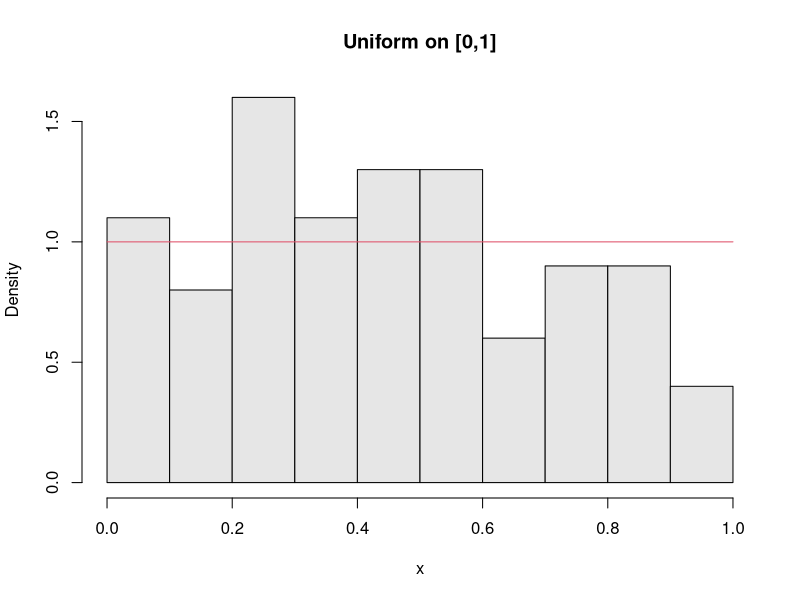
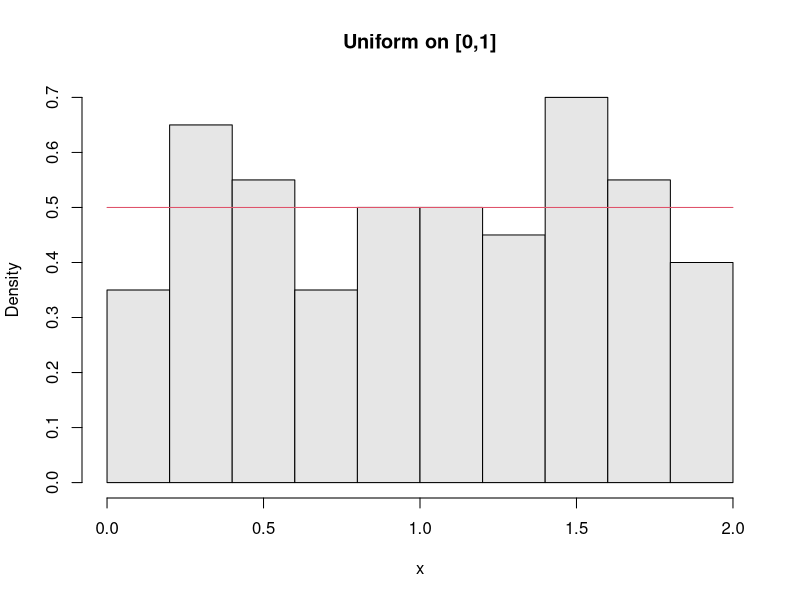
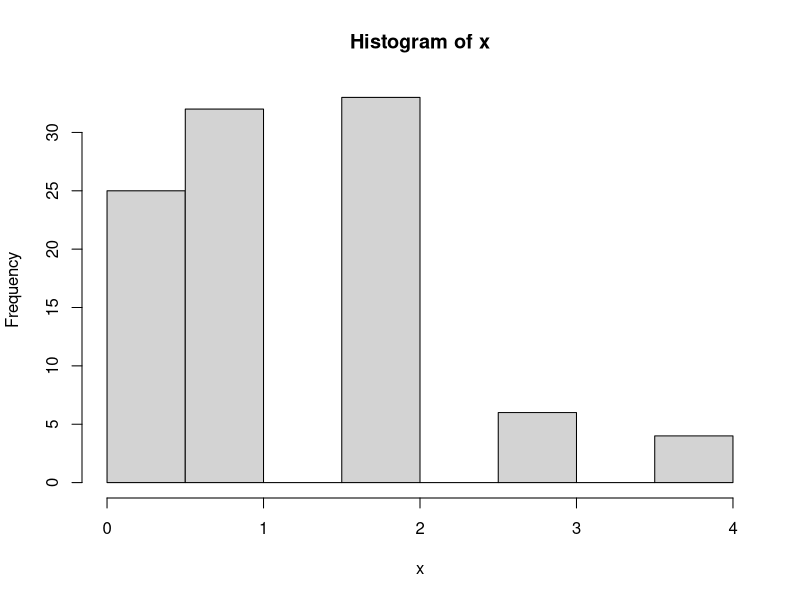
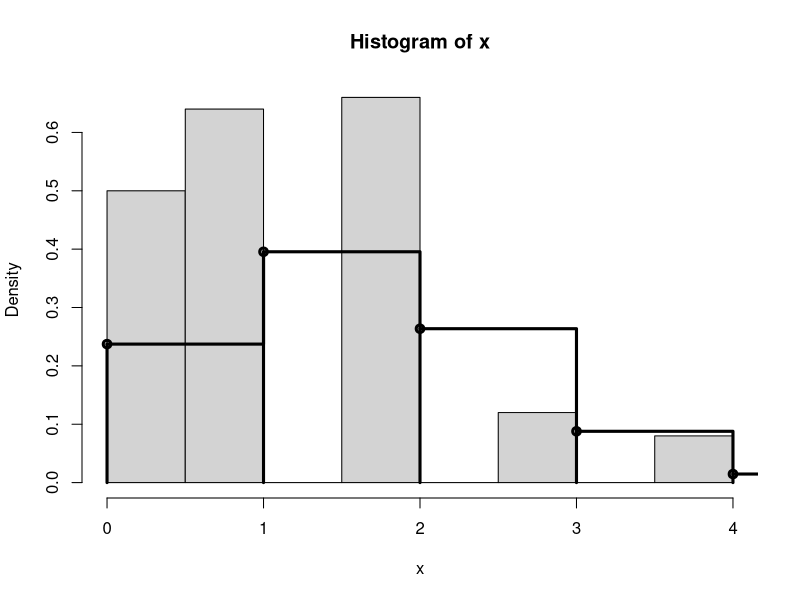
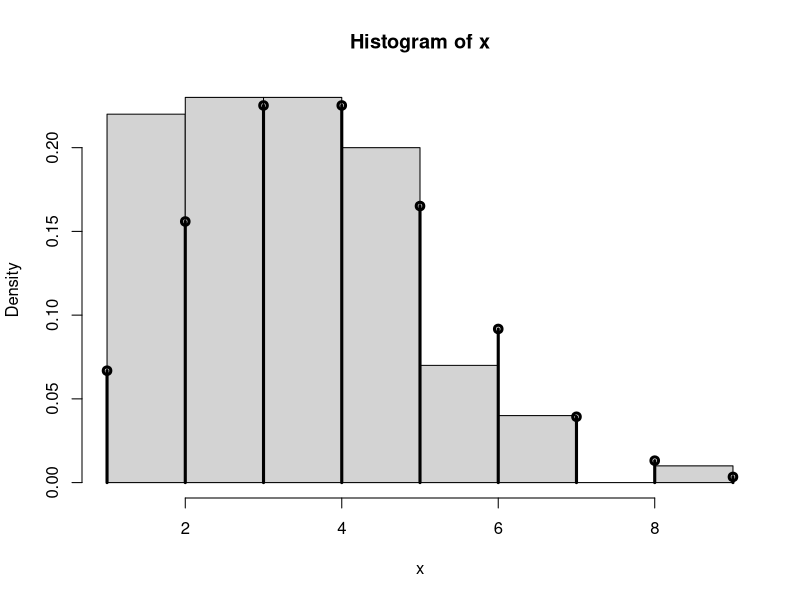
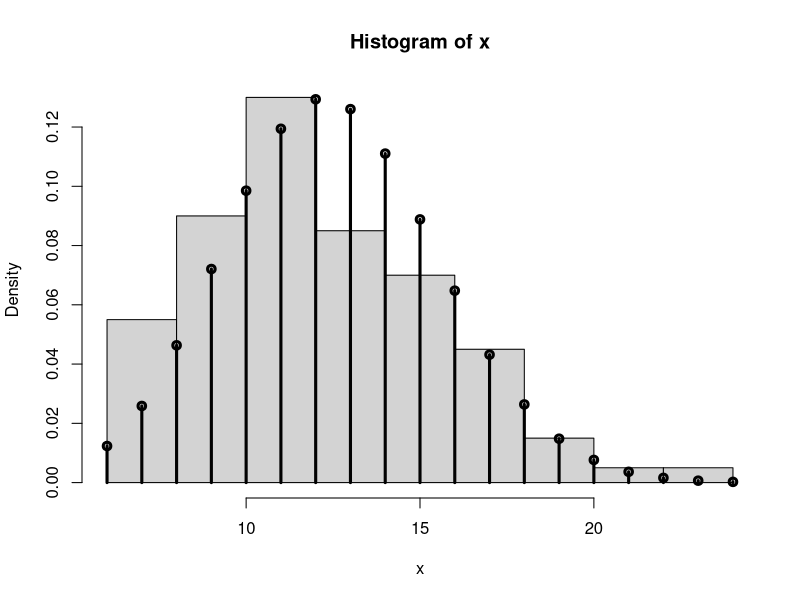
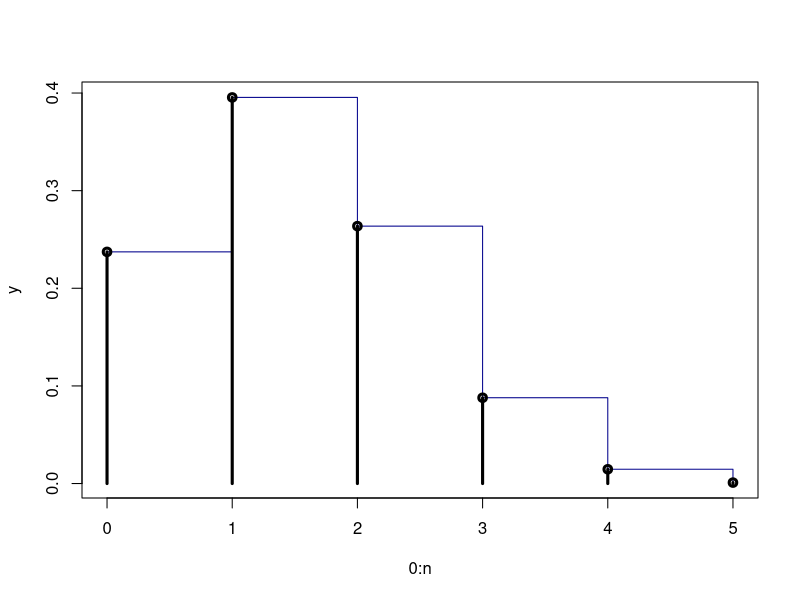
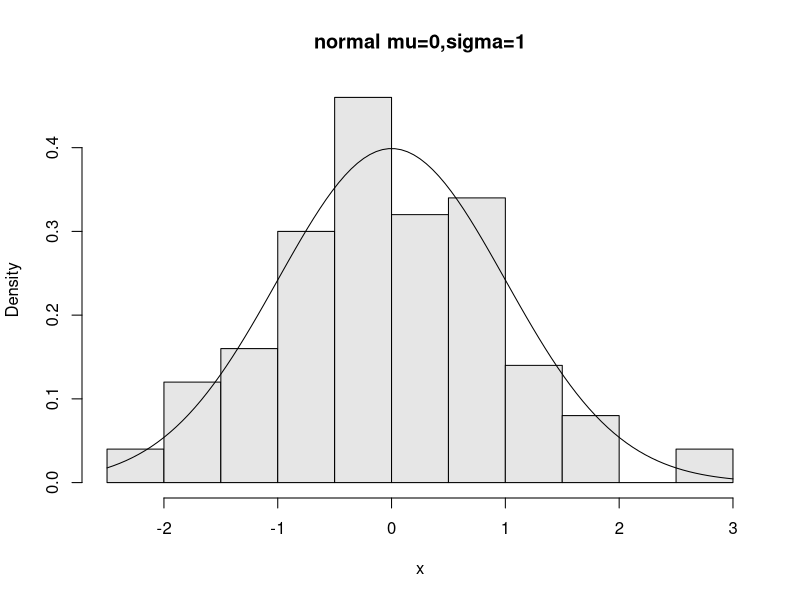

Write the R code that produced these figures, in order.
### Random Data

## I. Uniform distribution (Равномерно разпределение)



## Uniform discrete distribution (Дискретно равномерно разпределение)
# https://en.wikipedia.org/wiki/Discrete_uniform_distribution

?sample
# sample(x, size, replace = FALSE)

## Examples:
## Dice
sample(1:6, size = 10, replace = TRUE)

## Toss a coin
sample(c("H","T"), size = 10, replace = TRUE)

## Pick 6 of 49 (a lottery)
sample(1:49, size = 6)

## Pick a card
cards = paste(rep(c("A",2:10,"J","Q","K"), 4),
              c("H","D","S","C"))
sample(x = cards, size = 5)
?rep
# rep - replicates the values in x

## Roll 2 die
dice = as.vector(outer(1:6,1:6,paste))
dice
sample(x = dice, size = 5, replace = TRUE)
?outer
# outer - The product of the arrays X and Y is the array A with dimension c(dim(X), dim(Y))





## Uniform continuous distribution (Непрекъснато равномерно разпределение)
# https://en.wikipedia.org/wiki/Uniform_distribution_(continuous)
?runif
runif(1,min = 0,max = 2)
runif(5,min = 0,max = 2)

# You can see that every time it generates a new numbers
runif(5,min = 0,max = 2)
runif(5,min = 0,max = 2)
runif(5,min = 0,max = 2)
# But if you want to save your work and continue later or send it to a friend
# or you need someone to check it. It is usefull to always generate same random numbers.
## set.seed() - state for random number generation in R
?set.seed
set.seed(10)
runif(5,min = 0,max = 2)
set.seed(10)
runif(5,min = 0,max = 2)
set.seed(10)
runif(5,min = 0,max = 2)

x=runif(100)
hist(x,
     probability = TRUE,
     col = gray(.9),
     main = "Uniform on [0,1]")
## draw the density line
dunif(x, min = 0, max = 1) # Calculated by the formula 1/(max - min) inside the interval
curve(dunif(x, 0, 1),
      add = TRUE,
      col = 2)
?curve
# Draws a curve corresponding to a function over the interval [from, to].
?dunif
# density (плътност)
# dunif - gives the density
# dunif(x, min = 0, max = 1)
# distribution function (Функция на разпределение)
# punif - gives the distribution function
# punif(q, min = 0, max = 1, lower.tail = TRUE)
# Example
# X ~ Uniform(0,1)
# P(X < 0.2)
punif(0.2, 0, 1)
# P(X > 0.2)
punif(0.2, 0, 1, lower.tail = FALSE)
# quantile (Квантил)
# qunif - gives the quantile function 
# qunif(p, min = 0, max = 1, lower.tail = TRUE)
qunif(0.6, 0, 1)
# runif - generates random with uniform continuous distribution
# runif(n, min = 0, max = 1)

# Other example
x=runif(100, min = 0, max = 2)
hist(x,
     probability = TRUE,
     col = gray(.9),
     main = "Uniform on [0,1]")
## draw the density line
dunif(x, min = 0, max = 2) # Calculated by the formula 1/(max - min) inside the interval
                           # 1/(2 - 0) = 1/2 = 0.5
curve(dunif(x, 0, 2),
      add = TRUE,
      col = 2)





## Bernoulli distribution (Бернулиево разпределение)
# https://en.wikipedia.org/wiki/Bernoulli_distribution
# Bernoulli distribution, named after Swiss mathematician Jacob Bernoulli
# is the probability distribution of a random variable which takes 
# the value 1 with probability p
# and the value 0 with probability q=1-p
# Частен случай на Биномно разпределената случайна величина
## Binomial distribution (Биномно разпределение)
# https://en.wikipedia.org/wiki/Binomial_distribution
# The binomial distribution with parameters n and p is the discrete probability distribution
# of the number of successes in a sequence of n independent experiments.
# Нека имаме n независими опити, с вероятност за "Успех" при всеки от тях p.
# тогава X - боря на "Успехите" при тези n опита е биномно разпределена случайна величина
# X ~ Bi(n, p)
n=1 # Брой опити
p=0.5 # Вероятност за "Успех" при всеки опит
# Генерира едно число, което представлява
# Един опит с вероятност за "Успех" 0.5
rbinom(1, n, p) # Бернулиево разпределена сл. в.
# Генерира ни 10 числа, които са
# Биномно разпределени и всяка от тях представлява
# 1 опит с вероятност за "Успех" 0.5
rbinom(10, n, p) # Биномно разпределена сл.в.

n=10 
p=0.5
# Генерира едно число, което представлява
# 10 опита с вероятност за "Успех" 0.5
rbinom(1,n,p)
# Генерира пет числа, което представляват
# 10 опита с вероятност за "Успех" 0.5
rbinom(5,n,p)

# Example
# Генерира 100 числа, които представляват
# 5 опита с вероятност за "Успех" 0.25
n=5
p=0.25
x=rbinom(100, n, p) 
x
table(x)
hist(x)
hist(x, probability = TRUE)
# density (плътност)
# dbinom - gives the density
xvals=0:n
points(xvals, dbinom(xvals,n,p), type="h", lwd=3)
points(xvals, dbinom(xvals,n,p), type="p", lwd=3)
?points
# "h" for histogram-like vertical lines
# "p" for points
# "l" for lines
# "b" for both points and lines
# "c" for empty points joined by lines
# "o" for overplotted points and lines
# "s" and "S" for stair steps
points(xvals, dbinom(xvals,n,p), type="s", lwd=3)
# "n" does not produce any points or lines.

# Example
# Генерира 100 числа, които представляват
# 15 опита с вероятност за "Успех" 0.25
n=15
p=0.25
x=rbinom(100, n, p) 
table(x)
hist(x, probability = TRUE)
xvals=0:n
points(xvals, dbinom(xvals,n,p), type="h", lwd=3)
points(xvals, dbinom(xvals,n,p), type="p", lwd=3)
# Example
# Генерира 100 числа, които представляват
# 50 опита с вероятност за "Успех" 0.25
n=50
p=0.25
x=rbinom(100, n, p) 
table(x)
hist(x, probability = TRUE)
xvals=0:n
points(xvals, dbinom(xvals,n,p), type="h", lwd=3)
points(xvals, dbinom(xvals,n,p), type="p", lwd=3)

# density (плътност)
# dbinom - gives the density
n = 5
p = 0.25
xvals=0:n # seq(from = 0, to = n, by = 1)
y = dbinom(xvals, n, p)
plot(0:n, y, type = "s", col = "darkblue")
points(xvals, dbinom(xvals,n,p), type="h", lwd=3)
points(xvals, dbinom(xvals,n,p), type="p", lwd=3)

# density (плътност)
# dbinom - gives the density
# dbinom(x, size, prob)
# distribution function (Функция на разпределение)
# pbinom - gives the distribution function
# pbinom(q, size, prob, lower.tail = TRUE)
# Example
# X ~ Bi(5, 0.25)
# P(X < 0.75)
pbinom(2, 5, 0.3)
# P(X > 0.75)
pbinom(2, 5, 0.3, lower.tail = FALSE)
# quantile (Квантил)
# qbinom - gives the quantile function 
# qbinom(p, size, prob, lower.tail = TRUE)
# Example
qbinom(0.83, 5, 0.3)
qbinom(0.83, 5, 0.3, lower.tail = FALSE)
# rinom - generates random with uniform continuous distribution
# rbinom(n, size, prob)





## Geometric distribution (Геометрично разпределение)
# https://en.wikipedia.org/wiki/Geometric_distribution
# The probability distribution of the number Y = X − 1 of failures before the first success.
# Нека имаме независими повторения на един и същи опити, с вероятност за "Успех" при всеки от тях p.
# тогава X - броя на опитите до първия "Успех" е геометрично разпределена случайна величина
# X ~ Ge(p)
# https://stat.ethz.ch/R-manual/R-devel/library/stats/html/Geometric.html
# Частен случай на Отрицателно биномното разпределение
# dgeom(x, prob)
# pgeom(q, prob, lower.tail = TRUE)
# qgeom(p, prob, lower.tail = TRUE)
# rgeom(n, prob)
# Example
# Едно число, което представлява
# броя на опитите до първия "Успех",
# ако вероятността ни за успех при един опит е 0.2
rgeom (1, 0.2)
# Десет числа, които представляват
# броя на опитите до първия "Успех",
# ако вероятността ни за успех при един опит е 0.2
rgeom(10, 0.2)





# Negative binomial distribution (Отрицателно биномно разпределение)
# https://en.wikipedia.org/wiki/Negative_binomial_distribution
# Discrete probability distribution of the number of successes in a sequence of independent and identically distributed Bernoulli trials before a specified number of successes occurs
# Нека имаме независими повторения на един и същи опити, с вероятност за "Успех" при всеки от тях p.
# тогава X - броя на опитите до n-тия "Успех" е отрицателно биномно разпределена случайна величина
# X ~ NBi(n, p)
# https://stat.ethz.ch/R-manual/R-devel/library/stats/html/NegBinomial.html
# dnbinom(x, size, prob)
# pnbinom(q, size, prob, lower.tail = TRUE)
# qnbinom(p, size, prob, lower.tail = TRUE)
# rnbinom(n, size, prob)
# Example
# Едно число, което представлява
# броя на опитите до 5тия "Успех",
# ако вероятността ни за успех при един опит е 0.2
rnbinom(1, 5, 0.2)
# Десет числа, които представляват
# броя на опитите до 5тия "Успех",
# ако вероятността ни за успех при един опит е 0.2
rnbinom(10, 5, 0.2)




# Hypergeometric distribution (Хипергеометрично разпределение)
# https://en.wikipedia.org/wiki/Hypergeometric_distribution
# https://stat.ethz.ch/R-manual/R-devel/library/stats/html/Hypergeometric.html
# Зависими опити
# X ~ HG(m, n, k) 
# m - the number of white balls in the urn
# n - the number of black balls in the urn
# k - the number of balls drawn from the urn.
# dhyper(x, m, n, k)
# phyper(q, m, n, k, lower.tail = TRUE)
# qhyper(p, m, n, k, lower.tail = TRUE)
# rhyper(nn, m, n, k)
# Example
# Едно число, което представлява
# броя на извадените бели топки от урната,
# при условие, че в урната е имало
# 10 бели
# 12 черни
# и сме изтеглили 15 топки
rhyper(1, 10, 12, 15)
# Десет число, което представлява
# броя на извадените бели топки от урната,
# при условие, че в урната е имало
# 10 бели
# 12 черни
# и сме изтеглили 15 топки
rhyper(10, 10, 12, 15)






# Poisson distribution (Поасоново разпределение)
# https://en.wikipedia.org/wiki/Poisson_distribution
# named after French mathematician Siméon Denis Poisson,
# is a discrete probability distribution that expresses 
# the probability of a given number of events occurring in a fixed interval of time or space
# if these events occur with a known constant rate and independently of the time since the last event.
# X ~ Po(lambda)
# https://stat.ethz.ch/R-manual/R-devel/library/stats/html/Poisson.html
# dpois(x, lambda)
# ppois(q, lambda, lower.tail = TRUE)
# qpois(p, lambda, lower.tail = TRUE)
# rpois(n, lambda)





## Normal distribution (Нормално разпределение)
# https://en.wikipedia.org/wiki/Normal_distribution
# https://stat.ethz.ch/R-manual/R-devel/library/stats/html/Normal.html
rnorm(1, mean = 100, sd = 16)
rnorm(1, mean = 280, sd = 10)

x=rnorm(100)
hist(x,probability=TRUE,col=gray(.9),main="normal mu=0,sigma=1")
curve(dnorm(x),add=T)




# z scores
x = rnorm(5,100,16);x
z = (x-100)/16;z




## Student's t-distribution (t разпределение)
# https://en.wikipedia.org/wiki/Student%27s_t-distribution
# https://stat.ethz.ch/R-manual/R-devel/library/stats/html/TDist.html





 

## Chi-squared distribution (Хи квадрат разпределение)
# https://en.wikipedia.org/wiki/Chi-squared_distribution
# https://stat.ethz.ch/R-manual/R-devel/library/stats/html/Chisquare.html
# Ако X1 ,X2, …X, n са независими, еднакво стандартно нормално разпределени
# случайни величини, то сумата от квадратите им 
# X1^2+X2^2+..+Xn^2 ~ X^2(n)





## Exponential distribution (Експоненциално разпределение)
# https://en.wikipedia.org/wiki/Exponential_distribution
# https://stat.ethz.ch/R-manual/R-devel/library/stats/html/Exponential.html
x=rexp(100,1/2500)
hist(x,probability=TRUE,col=gray(.9),main="exponential mean=2500")
curve(dexp(x,1/2500),add=T)







# A bootstrap sample
faithful
names(faithful)
sample(faithful$eruptions,10,replace=TRUE)
hist(faithful$eruptions,breaks=25) # the dataset
hist(sample(faithful$eruptions,100,replace=TRUE),breaks=25)

# r,p,q and d functions
pnorm(0.7)
pnorm(0.7,1,1)
pnorm(0.7,lower.tail=FALSE)
qnorm(0.75)